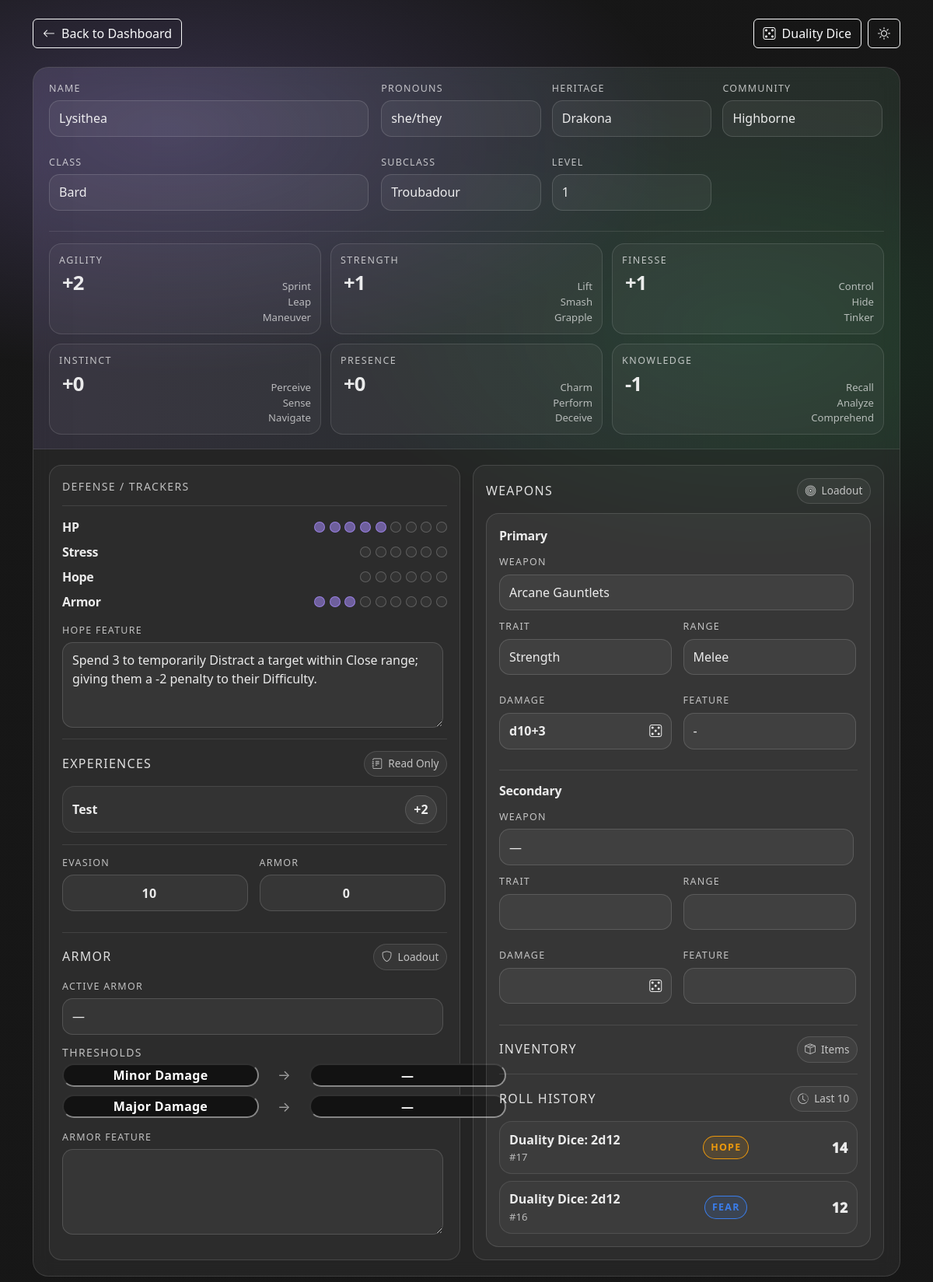
Page /CharacterSheet/character_view.php?characterID=4 (signed in) on the committed database.
### tables this page shows
CREATE TABLE "character" (
	"characterID"	INTEGER NOT NULL,
	"userID"	INTEGER NOT NULL,
	"classID"	INTEGER,
	"subclassID"	INTEGER,
	"heritageID"	INTEGER,
	"communityID"	INTEGER,
	"campaignID"	INTEGER,
	"name"	TEXT NOT NULL,
	"pronouns"	TEXT,
	"evasion"	INTEGER DEFAULT 0,
	"armor"	INTEGER DEFAULT 0,
	"spellcast trait"	TEXT, "Level" INTEGER DEFAULT (1) NOT NULL,
	PRIMARY KEY("characterID" AUTOINCREMENT),
	FOREIGN KEY("campaignID") REFERENCES "campaign"("campaignID") ON UPDATE CASCADE ON DELETE SET NULL,
	FOREIGN KEY("classID") REFERENCES "class"("classID") ON UPDATE CASCADE ON DELETE SET NULL,
	FOREIGN KEY("communityID") REFERENCES "community"("communityID") ON UPDATE CASCADE ON DELETE SET NULL,
	FOREIGN KEY("heritageID") REFERENCES "heritage"("heritageID") ON UPDATE CASCADE ON DELETE SET NULL,
	FOREIGN KEY("subclassID") REFERENCES "subclass"("subclassID") ON UPDATE CASCADE ON DELETE SET NULL,
	FOREIGN KEY("userID") REFERENCES "user"("userID") ON UPDATE CASCADE ON DELETE CASCADE
);

CREATE TABLE "heritage" (
	"heritageID"	INTEGER NOT NULL,
	"name"	TEXT NOT NULL,
	"description"	TEXT,
	PRIMARY KEY("heritageID" AUTOINCREMENT)
);

CREATE TABLE "community" (
	"communityID"	INTEGER NOT NULL,
	"name"	TEXT NOT NULL,
	"description"	TEXT,
	PRIMARY KEY("communityID" AUTOINCREMENT)
);

CREATE TABLE class (
	classID INTEGER,
	name VARCHAR(50),
	starting_evasion_score INTEGER,
	starting_hit_point INTEGER,
	class_item VARCHAR(128),
	description VARCHAR(1024)
);

CREATE TABLE "subclass" (
	"subclassID"	INTEGER NOT NULL,
	"classID"	INTEGER NOT NULL,
	"name"	TEXT NOT NULL,
	"foundation"	TEXT,
	"socialization"	TEXT,
	"mastery"	TEXT,
	"description"	TEXT,
	"spellcast_trait"	TEXT, specialization VARCHAR(50),
	PRIMARY KEY("subclassID" AUTOINCREMENT),
	FOREIGN KEY("classID") REFERENCES "class"("classID") ON UPDATE CASCADE ON DELETE CASCADE
);

CREATE TABLE "character_stats" (
	"statID"	INTEGER NOT NULL,
	"characterID"	INTEGER NOT NULL,
	"Agility"	INTEGER NOT NULL DEFAULT 0,
	"Strength"	INTEGER NOT NULL DEFAULT 0,
	"Finesse"	INTEGER NOT NULL DEFAULT 0,
	"Instinct"	INTEGER NOT NULL DEFAULT 0,
	"Presence"	INTEGER NOT NULL DEFAULT 0,
	"Knowledge"	INTEGER NOT NULL DEFAULT 0,
	"HP"	INTEGER NOT NULL DEFAULT 0,
	"Stress"	INTEGER NOT NULL DEFAULT 0,
	"Hope"	INTEGER NOT NULL DEFAULT 0,
	PRIMARY KEY("statID" AUTOINCREMENT),
	FOREIGN KEY("characterID") REFERENCES "character"("characterID") ON UPDATE CASCADE ON DELETE CASCADE
);

CREATE TABLE "feature" (
	"featureID"	INTEGER NOT NULL,
	"name"	TEXT NOT NULL,
	"classID"	INTEGER,
	"communityID"	INTEGER,
	"heritageID"	INTEGER,
	"hope"	INTEGER NOT NULL DEFAULT 0,
	"description"	TEXT, stress INTEGER DEFAULT (0) NOT NULL,
	PRIMARY KEY("featureID" AUTOINCREMENT),
	FOREIGN KEY("classID") REFERENCES "class"("classID") ON UPDATE CASCADE ON DELETE SET NULL,
	FOREIGN KEY("communityID") REFERENCES "community"("communityID") ON UPDATE CASCADE ON DELETE SET NULL,
	FOREIGN KEY("heritageID") REFERENCES "heritage"("heritageID") ON UPDATE CASCADE ON DELETE SET NULL
);

CREATE TABLE "character_experience" (
	"experienceID"	INTEGER NOT NULL,
	"characterID"	INTEGER NOT NULL,
	"experience"	INTEGER NOT NULL DEFAULT 0,
	"mod"	INTEGER NOT NULL DEFAULT 0,
	PRIMARY KEY("experienceID" AUTOINCREMENT),
	FOREIGN KEY("characterID") REFERENCES "character"("characterID") ON UPDATE CASCADE ON DELETE CASCADE
);

CREATE TABLE rolls (
  rollID INTEGER PRIMARY KEY AUTOINCREMENT,
  userID INTEGER NOT NULL,
  dice TEXT,
  total INTEGER,
  fear INTEGER,
  characterID INTEGER,
  CONSTRAINT fk_rolls_user
    FOREIGN KEY (userID) REFERENCES "user"(userID)
    ON DELETE CASCADE ON UPDATE CASCADE,
  CONSTRAINT fk_rolls_character
    FOREIGN KEY (characterID) REFERENCES "character"(characterID)
    ON DELETE SET NULL ON UPDATE SET NULL
);

### CharacterSheet/character_view.php (the view, shortened to what the rows shown need)
<?php
$root = dirname(__DIR__);
require_once $root . '/Database/Database.php';
$dbFile = $root . '/Database/Daggerheart.db';
$db = Database::getInstance($dbFile);
if (isset($_SESSION['userID']) && is_numeric($_SESSION['userID'])) {
  $userId = (int)$_SESSION['userID'];
}
function h(?string $v): string {
  return htmlspecialchars((string)$v, ENT_QUOTES | ENT_SUBSTITUTE, 'UTF-8');
}
function get_int_query(string $key, ?int $fallback = null): ?int {
  if (!isset($_GET[$key])) return $fallback;
  $v = filter_var($_GET[$key], FILTER_VALIDATE_INT);
  return ($v === false) ? $fallback : (int)$v;
}
require_once __DIR__ . '/partials/character_view_api.php';
$characterId = get_int_query('characterID', get_int_query('id'));
function format_mod(int $v): string {
  return ($v >= 0 ? '+' : '') . (string)$v;
}
function load_hope_feature_description(Database $db, int $classId): string {
  $sql = "
    SELECT description, hope
    FROM feature
    WHERE classID = :cid
      AND hope = 3
    LIMIT 1
  ";
  $row = $db->fetch($sql, [':cid' => $classId]);
  $hope = (int)($row['hope'] ?? 0);
  $desc = (string)($row['description'] ?? '');
  return "Spend {$hope} {$desc}";
}
function load_character_experiences(Database $db, int $characterId): array {
  return $db->fetchAll(
    "
      SELECT experienceID, experience, mod
      FROM character_experience
      WHERE characterID = :cid
      ORDER BY experienceID ASC
    ",
    [':cid' => $characterId]
  );
}
function load_roll_history(Database $db, int $userId, int $characterId, int $limit = 10): array {
  return $db->fetchAll(
    "
      SELECT rollID, dice, total, fear
      FROM rolls
      WHERE userID = :uid
        AND characterID = :cid
      ORDER BY rollID DESC
      LIMIT {$limit}
    ",
    [':uid' => $userId, ':cid' => $characterId]
  );
}
$profile = $db->fetch(
  "
    SELECT
      c.characterID,
      c.userID,
      c.name,
      c.pronouns,
      c.classID,
      c.subclassID,
      c.heritageID,
      c.communityID,
      c.armor AS armor_tracker,
      c.Level AS level,
      h.name  AS heritage_name,
      co.name AS community_name,
      cl.name AS class_name,
      sc.name AS subclass_name,
      cl.starting_evasion_score AS starting_evasion_score
    FROM character c
    LEFT JOIN heritage  h  ON h.heritageID   = c.heritageID
    LEFT JOIN community co ON co.communityID = c.communityID
    LEFT JOIN class     cl ON cl.classID     = c.classID
    LEFT JOIN subclass  sc ON sc.subclassID  = c.subclassID
    WHERE c.characterID = :id
    LIMIT 1
  ",
  [':id' => $characterId]
);
$stats = $db->fetch(
  "
    SELECT
      Agility, Strength, Finesse, Instinct, Presence, Knowledge,
      Hope, Stress, HP
    FROM character_stats
    WHERE characterID = :id
    LIMIT 1
  ",
  [':id' => $characterId]
) ?? [
  'Agility' => 0, 'Strength' => 0, 'Finesse' => 0, 'Instinct' => 0, 'Presence' => 0, 'Knowledge' => 0,
  'Hope' => 0, 'Stress' => 0, 'HP' => 0
];
$classId      = (int)($profile['classID'] ?? 0);
$hopeFeatureDesc = load_hope_feature_description($db, $classId);
$evasion = 0;
if (isset($profile['starting_evasion_score']) && is_numeric($profile['starting_evasion_score'])) {
  $evasion = (int)$profile['starting_evasion_score'];
}
$experienceRows = load_character_experiences($db, $characterId);
$rollHistory = ($userId !== null)
  ? load_roll_history($db, $userId, $characterId, 10)
  : [];
function render_stat_card(string $bindKey, string $name, int $value, array $tags): void {
?>
  <div class="stat" data-bind-group="stat" data-bind-key="<?= h($bindKey) ?>">
    <div class="value">
      <button type="button"
        class="score-btn roll-stat"
        data-stat="<?= h($name) ?>"
        data-mod="<?= (int)$value ?>"
        title="Roll 2d12 <?= h(format_mod($value)) ?> (Duality Dice)"><?= h(format_mod($value)) ?></button>
      <div class="tags">
        <span><?= h($tags[0] ?? '') ?></span><br />
        <span><?= h($tags[1] ?? '') ?></span><br />
        <span><?= h($tags[2] ?? '') ?></span>
      </div>
    </div>
  </div>
<?php
}
?>
<!doctype html>
<html lang="en" data-bs-theme="dark">
<head>
  <link href="https://cdn.jsdelivr.net/npm/bootstrap@5.3.3/dist/css/bootstrap.min.css" rel="stylesheet" />
  <link rel="stylesheet" href="https://cdn.jsdelivr.net/npm/bootstrap-icons@1.11.3/font/bootstrap-icons.min.css" />
  <link rel="stylesheet" href="/CharacterSheet/assets/character_view.css" />
</head>
<body>
  <main class="container pb-5">
    <section class="glass sheet">
      <div class="sheet-topbar">
        <div class="topbar-grid">
          <div class="field"><label>Name</label><input type="text" value="<?= h((string)($profile['name'] ?? '')) ?>" readonly /></div>
          <div class="field"><label>Pronouns</label><input type="text" value="<?= h((string)($profile['pronouns'] ?? '')) ?>" readonly /></div>
          <div class="field"><label>Heritage</label><input type="text" value="<?= h((string)($profile['heritage_name'] ?? '—')) ?>" readonly /></div>
          <div class="field"><label>Community</label><input type="text" value="<?= h((string)($profile['community_name'] ?? '—')) ?>" readonly /></div>
          <div class="field"><label>Class</label><input type="text" value="<?= h((string)($profile['class_name'] ?? '—')) ?>" readonly /></div>
          <div class="field"><label>Subclass</label><input type="text" value="<?= h((string)($profile['subclass_name'] ?? '—')) ?>" readonly /></div>
          <div class="field"><label>Level</label><input type="number" value="<?= (int)($profile['level'] ?? 1) ?>" readonly /></div>
        </div>
        <div class="stat-grid">
          <?php
          render_stat_card('agility',   'Agility',   (int)($stats['Agility'] ?? 0),   ['Sprint', 'Leap', 'Maneuver']);
          ?>
        </div>
      </div>
      <div class="sheet-grid">
        <div class="row g-3">
          <div class="col-12 col-lg-6">
            <div class="sheet-block">
              <div class="field mt-3">
                <label>Hope Feature</label>
                <textarea readonly id="hopeFeatureText"><?= h($hopeFeatureDesc) ?></textarea>
              </div>
              <?php if (!$experienceRows): ?>
                <div class="inv-empty">No experiences available.</div>
              <?php else: ?>
                <div class="exp-list">
                  <?php foreach ($experienceRows as $r): ?>
                    <?php $m = (int)($r['mod'] ?? 0); ?>
                    <div class="exp-row">
                      <div class="exp-name"><?= h((string)($r['experience'] ?? '')) ?></div>
                      <button type="button" class="exp-mod" title="Modifier (no function yet)">
                        <?= $m >= 0 ? '+' : '' ?><?= $m ?>
                      </button>
                    </div>
                  <?php endforeach; ?>
                </div>
              <?php endif; ?>
              <div class="def-grid">
                <div class="field">
                  <label>Evasion</label>
                  <input class="pill-input" type="number" value="<?= (int)$evasion ?>" readonly />
                </div>
              </div>
            </div>
          </div>
          <div class="col-12 col-lg-6">
            <div class="sheet-block">
              <div class="inner-card">
                <div id="rollHistoryWrap">
                  <?php if (!$rollHistory): ?>
                    <div class="inv-empty">No rolls yet.</div>
                  <?php else: ?>
                    <div class="roll-list" id="rollList">
                      <?php foreach ($rollHistory as $rh): ?>
                        <?php
                        $rid  = (int)($rh['rollID'] ?? 0);
                        $dice = (string)($rh['dice'] ?? '');
                        $tot  = (int)($rh['total'] ?? 0);
                        $fearRaw = $rh['fear'] ?? null;
                        $fear = ($fearRaw === null) ? null : (int)$fearRaw;
                        $cls = ($fear === 1) ? 'fear' : (($fear === 0) ? 'hope' : 'neutral');
                        $label = ($fear === 1) ? 'FEAR' : (($fear === 0) ? 'HOPE' : 'ROLL');
                        ?>
                        <div class="roll-item">
                          <div class="roll-left">
                            <div class="roll-dice" title="<?= h($dice) ?>"><?= h($dice) ?></div>
                            <div class="roll-id">#<?= $rid ?></div>
                          </div>
                          <span class="roll-badge <?= $cls ?>"><?= $label ?></span>
                          <div class="roll-total"><?= $tot ?></div>
                        </div>
                      <?php endforeach; ?>
                    </div>
                  <?php endif; ?>
                </div>
              </div>
            </div>
          </div>
        </div>
      </div>
    </section>
  </main>
</body>
</html>

### rows in the picture
character: name "Lysithea", pronouns "she/they", heritageID.name "Drakona", communityID.name "Highborne", name "Bard", subclassID.name "Troubadour", Level "1", classID.description "Spend 3 to temporarily Distract a target within Close range; giving them a -2 penalty to their Difficulty.", starting_evasion_score "10"
character_stats: Agility "+2 +1 +1 +0 +0 -1"
character_experience: experience "Test", mod "2"
rolls: dice "Duality Dice: 2d12", rollID "17", fear "HOPE", total "14"
rolls: dice "Duality Dice: 2d12", rollID "16", fear "FEAR", total "12"

### other values in the picture
$name "AGILITY STRENGTH FINESSE INSTINCT PRESENCE KNOWLEDGE"
$tags[0] "Sprint Lift Control Perceive Charm Recall"
$tags[1] "Leap Smash Hide Sense Perform Analyze"
$tags[2] "Maneuver Grapple Tinker Navigate Deceive Comprehend"
$dmg1 "d10+3"
